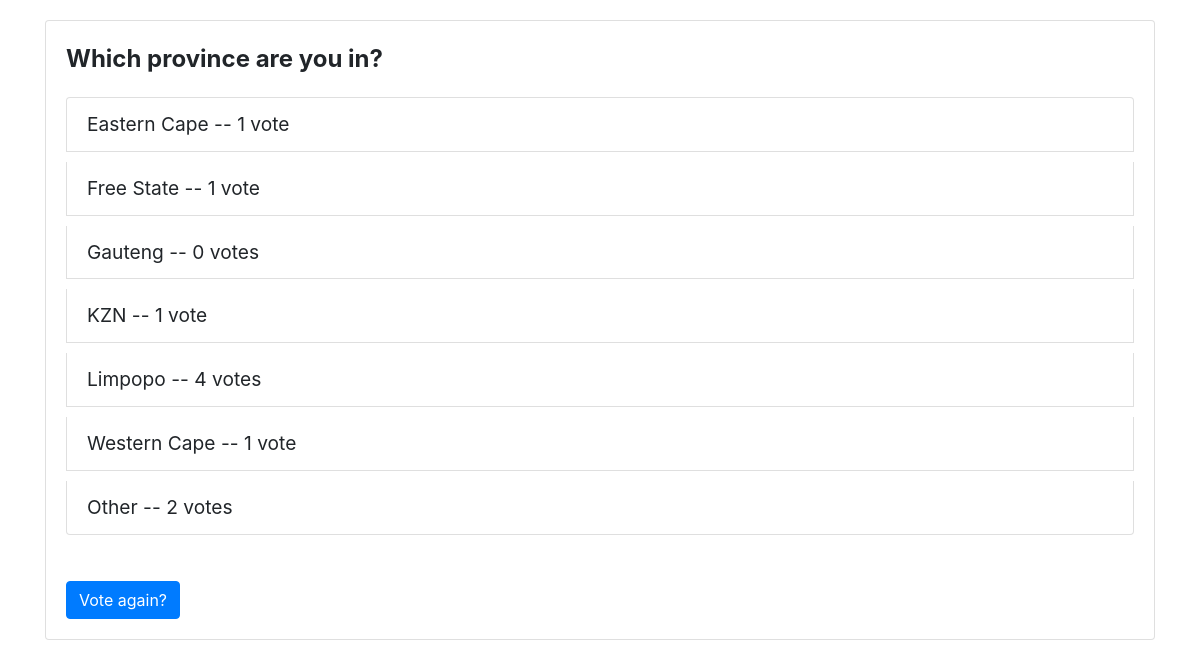
The page /polls/2/results/ on the database as committed earlier.
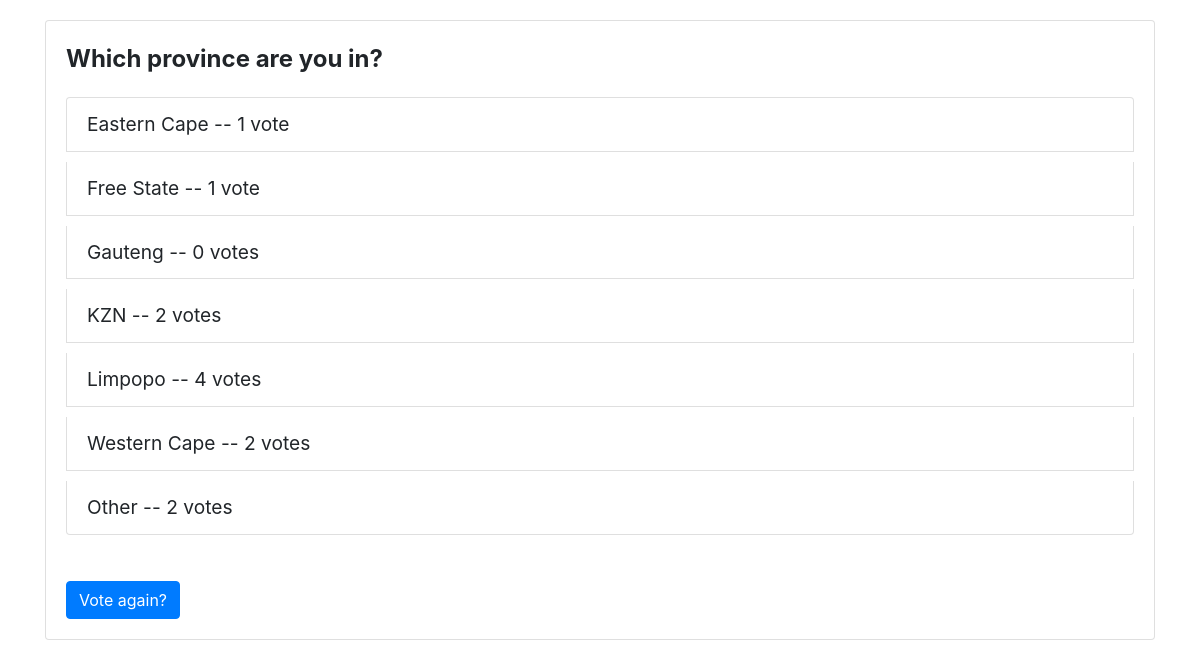
The same page on the database as committed later.
### polls/models.py (models this page shows, shortened)
class Choice(models.Model):
    question = models.ForeignKey(Question, on_delete=models.CASCADE)
    choice_text = models.CharField(max_length=200)
    votes = models.IntegerField(default=0)

### polls/views.py (the view)
# urls.py: path('<int:question_id>/results/', views.results, name='results'),
def results(request, question_id):
    question = get_object_or_404(Question, pk=question_id)
    return render(request, 'polls/results.html', {'question': question})

### polls/templates/polls/results.html (shortened to what this page needs)
<!DOCTYPE html>
<html lang="en">
<head>
  <link rel="stylesheet" href="https://stackpath.bootstrapcdn.com/bootstrap/4.5.2/css/bootstrap.min.css">
</head>
<body>
  <div class="container">
    <div class="card question-card">
      <div class="card-body">
        <div class="question-text">{{ question.question_text }}</div>
        <ul class="list-group">
          {% for choice in question.choice_set.all %}
          <li class="list-group-item choice-item">
            {{ choice.choice_text }} -- {{ choice.votes }} vote{{ choice.votes|pluralize }}
          </li>
          {% endfor %}
        </ul>
        <div class="vote-link">
          <a href="{% url 'polls:vote' question.id %}" class="btn btn-primary mt-3">Vote again?</a>
        </div>
      </div>
    </div>
  </div>
</body>
</html>

Rows that differ between the two databases and show on the page:
changed Choice "KZN": votes "1" → "2"
changed Choice "Western Cape": votes "1" → "2"
